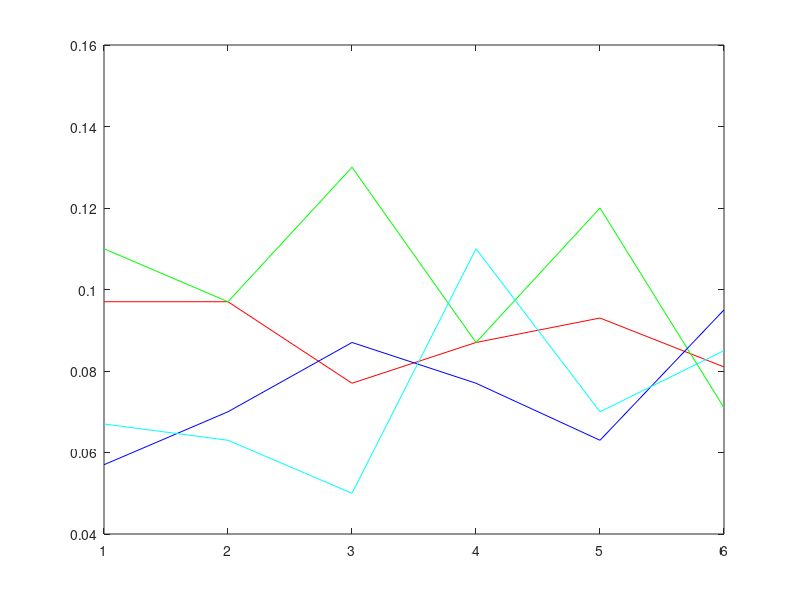

Write the MATLAB code that produced this figure.
e=[0.110 	0.097 	0.130 	0.087 	0.120 	0.071];
a=[0.097 	0.097 	0.077 	0.087 	0.093 	0.081]; 
r=[0.057 	0.070 	0.087 	0.077 	0.063 	0.095 ];
o=[0.067 	0.063 	0.050 	0.110 	0.070 	0.085 ];
t=[0.070 	0.063 	0.083 	0.073 	0.083 	0.061 ];
l=[0.070 	0.067 	0.043 	0.070 	0.060 	0.064 ];
i=[0.067 	0.060 	0.057 	0.050 	0.047 	0.061 ];
x=[1 2 3 4 5 6];
plot(x,a,'-r',x,e,'-g',x,r,'-b',x,o,'-c')
set(gca,'XTick',[0:1:6])

